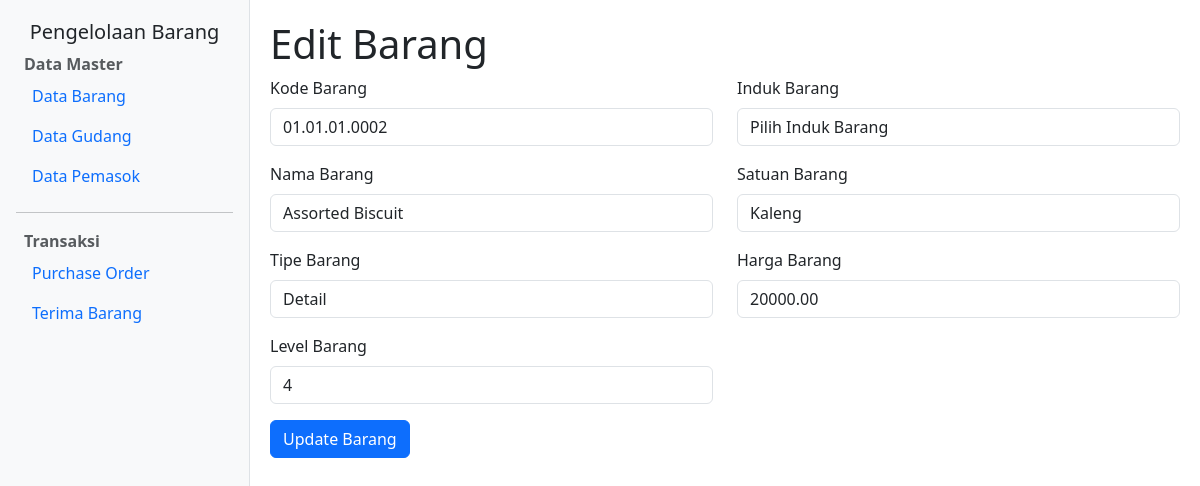
The page /barang/update/19/ on the database its author committed.
### app_barang/models.py (models this page shows, shortened)
class Barang(models.Model):
    TIPE_CHOICES = [
        ('G', 'General'),
        ('D', 'Detail'),
    ]
    kode = models.CharField(max_length=50, null=False, unique=True)
    nama = models.CharField(max_length=100, null=False, blank=False)
    tipe = models.CharField(max_length=1, choices=TIPE_CHOICES, null=False, blank=False)
    level = models.IntegerField(null=False, blank=False)
    induk = models.CharField(max_length=50, null=True, blank=True)
    satuan = models.CharField(max_length=20, null=True, blank=True)
    harga = models.DecimalField(max_digits=12, decimal_places=2, null=True, blank=True)
    qty_stok = models.PositiveIntegerField(default=0)

### app_barang/views.py (the view)
# urls.py: path('barang/update/<int:pk>/', views.barang_update, name='barang_update'),
def barang_update(request, pk):
    barang = get_object_or_404(Barang, pk=pk)
    used_as_induk = Barang.objects.exclude(induk__isnull=True).filter(induk=barang.kode).exists()
    used_in_po = PO.objects.filter(kode_barang=barang).exists()
    if not used_as_induk and not used_in_po:
        if request.method == 'POST':
            form = BarangForm(request.POST, instance=barang)
            if form.is_valid():
                form.save()
                return redirect('barang_list')
        else:
            form = BarangForm(instance=barang)
        return render(request, 'app_barang/barang/barang_form.html', {'form': form, 'barang': barang})
    else:
        return HttpResponse('Maaf barang tidak dapat dimodifikasi karena telah digunakan oleh PO atau sebagai induk barang lain')

### app_barang/forms.py (shortened to what this page needs)
class BarangForm(forms.ModelForm):
    class Meta:
        model = Barang
        fields = ['kode', 'nama', 'tipe', 'level', 'induk', 'satuan', 'harga']
        widgets = {
            'kode': forms.TextInput(attrs={'class': 'form-control'}),
            'nama': forms.TextInput(attrs={'class': 'form-control'}),
            'tipe': forms.Select(attrs={'class': 'form-control'}),
            'level': forms.Select(choices=LEVEL_CHOICES, attrs={'class': 'form-control'}),
            'induk': forms.Select(attrs={'class': 'form-control'}),
            'satuan': forms.TextInput(attrs={'class': 'form-control'}),
            'harga': forms.NumberInput(attrs={'class': 'form-control', 'min': 1}),
        }

### app_barang/templates/app_barang/barang/barang_form.html (shortened to what this page needs)
{% extends 'app_barang/layout/base.html' %}
{% block content %}
<h1>{% if barang %}Edit{% else %}Tambah{% endif %} Barang</h1>
<form method="POST">
    <div class="row">
        <div class="col-md-6 mb-3">
            <label for="{{ form.kode.id_for_label }}" class="form-label">Kode Barang</label>
            {{ form.kode }}
        </div>
        <div class="col-md-6 mb-3">
            <label for="{{ form.induk.id_for_label }}" class="form-label">Induk Barang</label>
            <select id="{{ form.induk.id_for_label }}" name="{{ form.induk.name }}" class="form-control">
                <option value="">Pilih Induk Barang</option>
            </select>
        </div>
    </div>
    <div class="row">
        <div class="col-md-6 mb-3">
            <label for="{{ form.nama.id_for_label }}" class="form-label">Nama Barang</label>
            {{ form.nama }}
        </div>
        <div class="col-md-6 mb-3">
            <label for="{{ form.satuan.id_for_label }}" class="form-label">Satuan Barang</label>
            {{ form.satuan }}
        </div>
    </div>
    <div class="row">
        <div class="col-md-6 mb-3">
            <label for="{{ form.tipe.id_for_label }}" class="form-label">Tipe Barang</label>
            {{ form.tipe }}
        </div>
        <div class="col-md-6 mb-3">
            <label for="{{ form.harga.id_for_label }}" class="form-label">Harga Barang</label>
            {{ form.harga }}
        </div>
    </div>
    <div class="row">
        <div class="col-md-6 mb-3">
            <label for="{{ form.level.id_for_label }}" class="form-label">Level Barang</label>
            {{ form.level }}
        </div>
    </div>
    <button type="submit" class="btn btn-primary">{% if barang %}Update{% else %}Tambah{% endif %} Barang</button>
</form>
{% endblock %}

### app_barang/templates/app_barang/layout/base.html (style rules this page uses)
body { min-height: 100vh; display: flex; }

### rows shown on the page
Barang: kode "01.01.01.0002", nama "Assorted Biscuit", satuan "Kaleng", tipe "Detail", harga "20000.00", level "4"
